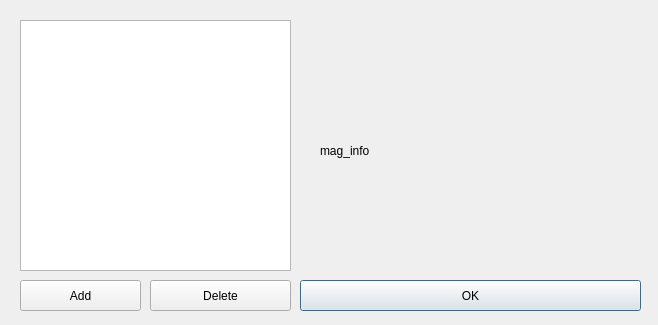
<?xml version="1.0" encoding="UTF-8"?>
<ui version="4.0">
 <class>Dialog</class>
 <widget class="QDialog" name="Dialog">
  <property name="geometry">
   <rect>
    <x>0</x>
    <y>0</y>
    <width>658</width>
    <height>325</height>
   </rect>
  </property>
  <property name="windowTitle">
   <string>Dialog</string>
  </property>
  <widget class="MagCaliViewer" name="mag_info">
   <property name="geometry">
    <rect>
     <x>320</x>
     <y>30</y>
     <width>311</width>
     <height>241</height>
    </rect>
   </property>
   <property name="sizePolicy">
    <sizepolicy hsizetype="Preferred" vsizetype="Expanding">
     <horstretch>0</horstretch>
     <verstretch>8</verstretch>
    </sizepolicy>
   </property>
   <property name="text">
    <string>mag_info</string>
   </property>
  </widget>
  <widget class="CurveTable" name="magTable">
   <property name="geometry">
    <rect>
     <x>20</x>
     <y>20</y>
     <width>271</width>
     <height>251</height>
    </rect>
   </property>
  </widget>
  <widget class="QPushButton" name="OK">
   <property name="geometry">
    <rect>
     <x>300</x>
     <y>280</y>
     <width>341</width>
     <height>31</height>
    </rect>
   </property>
   <property name="text">
    <string>OK</string>
   </property>
   <property name="iconSize">
    <size>
     <width>30</width>
     <height>30</height>
    </size>
   </property>
  </widget>
  <widget class="QPushButton" name="calibration_mag">
   <property name="geometry">
    <rect>
     <x>20</x>
     <y>280</y>
     <width>121</width>
     <height>31</height>
    </rect>
   </property>
   <property name="text">
    <string>Add</string>
   </property>
   <property name="iconSize">
    <size>
     <width>30</width>
     <height>30</height>
    </size>
   </property>
  </widget>
  <widget class="QPushButton" name="deleteButton">
   <property name="geometry">
    <rect>
     <x>150</x>
     <y>280</y>
     <width>141</width>
     <height>31</height>
    </rect>
   </property>
   <property name="text">
    <string>Delete</string>
   </property>
   <property name="iconSize">
    <size>
     <width>30</width>
     <height>30</height>
    </size>
   </property>
  </widget>
 </widget>
 <customwidgets>
  <customwidget>
   <class>MagCaliViewer</class>
   <extends>QLabel</extends>
   <header>widgets.h</header>
  </customwidget>
  <customwidget>
   <class>CurveTable</class>
   <extends>QTableView</extends>
   <header>widgets.h</header>
  </customwidget>
 </customwidgets>
 <resources>
  <include location="res.qrc"/>
 </resources>
 <connections/>
</ui>
